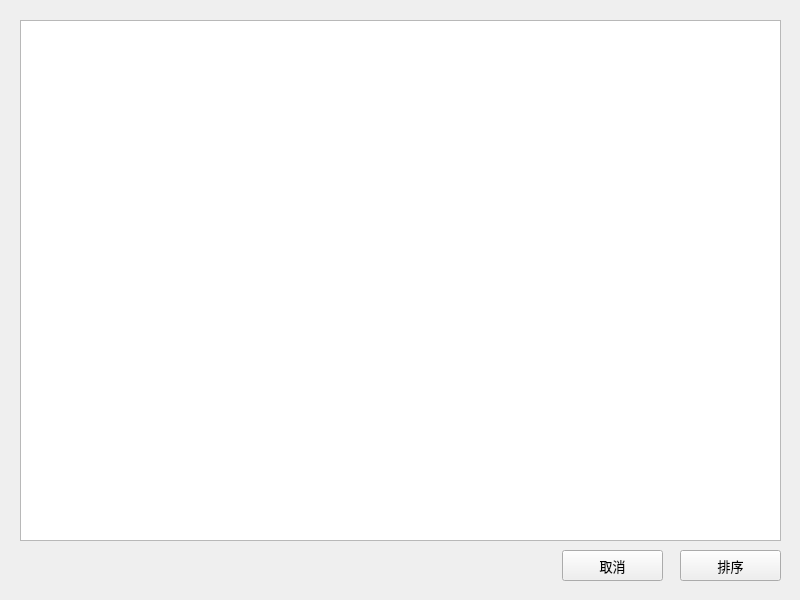
<?xml version="1.0" encoding="UTF-8"?>
<ui version="4.0">
 <class>sortStuInfo</class>
 <widget class="QWidget" name="sortStuInfo">
  <property name="geometry">
   <rect>
    <x>0</x>
    <y>0</y>
    <width>800</width>
    <height>600</height>
   </rect>
  </property>
  <property name="font">
   <font>
    <family>微软雅黑 Light</family>
    <pointsize>10</pointsize>
   </font>
  </property>
  <property name="windowTitle">
   <string>学生信息排序</string>
  </property>
  <widget class="QPushButton" name="pushButton">
   <property name="geometry">
    <rect>
     <x>680</x>
     <y>550</y>
     <width>101</width>
     <height>31</height>
    </rect>
   </property>
   <property name="text">
    <string>排序</string>
   </property>
  </widget>
  <widget class="QTableWidget" name="tableWidget">
   <property name="geometry">
    <rect>
     <x>20</x>
     <y>20</y>
     <width>761</width>
     <height>521</height>
    </rect>
   </property>
  </widget>
  <widget class="QPushButton" name="pushButtonCancel">
   <property name="geometry">
    <rect>
     <x>562</x>
     <y>550</y>
     <width>101</width>
     <height>31</height>
    </rect>
   </property>
   <property name="text">
    <string>取消</string>
   </property>
  </widget>
 </widget>
 <resources/>
 <connections/>
</ui>
